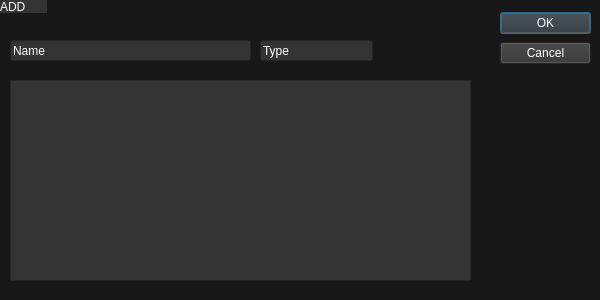
<?xml version="1.0" encoding="UTF-8"?>
<ui version="4.0">
 <class>Add</class>
 <widget class="QDialog" name="Add">
  <property name="geometry">
   <rect>
    <x>0</x>
    <y>0</y>
    <width>600</width>
    <height>300</height>
   </rect>
  </property>
  <property name="windowTitle">
   <string>Add</string>
  </property>
  <property name="styleSheet">
   <string notr="true">background-color: rgb(24, 24, 24);</string>
  </property>
  <widget class="QWidget" name="verticalLayoutWidget">
   <property name="geometry">
    <rect>
     <x>500</x>
     <y>10</y>
     <width>91</width>
     <height>58</height>
    </rect>
   </property>
   <layout class="QVBoxLayout" name="layout_Buttons">
    <item>
     <widget class="QPushButton" name="button_Ok">
      <property name="styleSheet">
       <string notr="true">font: 63 10pt &quot;Segoe UI Semibold&quot;;
background-color: rgb(52, 52, 52);
color: rgb(255, 255, 255);</string>
      </property>
      <property name="text">
       <string>OK</string>
      </property>
     </widget>
    </item>
    <item>
     <widget class="QPushButton" name="button_Cancel">
      <property name="styleSheet">
       <string notr="true">font: 63 10pt &quot;Segoe UI Semibold&quot;;
background-color: rgb(52, 52, 52);
color: rgb(255, 255, 255);</string>
      </property>
      <property name="text">
       <string>Cancel</string>
      </property>
     </widget>
    </item>
   </layout>
  </widget>
  <widget class="QLabel" name="label_Title">
   <property name="geometry">
    <rect>
     <x>0</x>
     <y>0</y>
     <width>47</width>
     <height>13</height>
    </rect>
   </property>
   <property name="styleSheet">
    <string notr="true">font: 63 11pt &quot;Segoe UI Semibold&quot;;
background-color: rgb(52, 52, 52);
color: rgb(255, 255, 255);</string>
   </property>
   <property name="text">
    <string>ADD</string>
   </property>
  </widget>
  <widget class="QLineEdit" name="lineEdit_Name">
   <property name="geometry">
    <rect>
     <x>10</x>
     <y>40</y>
     <width>241</width>
     <height>21</height>
    </rect>
   </property>
   <property name="styleSheet">
    <string notr="true">font: 63 11pt &quot;Segoe UI Semibold&quot;;
background-color: rgb(52, 52, 52);
color: rgb(255, 255, 255);</string>
   </property>
   <property name="text">
    <string>Name</string>
   </property>
  </widget>
  <widget class="QLineEdit" name="lineEdit_Type">
   <property name="geometry">
    <rect>
     <x>260</x>
     <y>40</y>
     <width>113</width>
     <height>21</height>
    </rect>
   </property>
   <property name="styleSheet">
    <string notr="true">font: 63 11pt &quot;Segoe UI Semibold&quot;;
background-color: rgb(52, 52, 52);
color: rgb(255, 255, 255);</string>
   </property>
   <property name="text">
    <string>Type</string>
   </property>
  </widget>
  <widget class="QTextEdit" name="textEdit_Description">
   <property name="geometry">
    <rect>
     <x>10</x>
     <y>80</y>
     <width>461</width>
     <height>201</height>
    </rect>
   </property>
   <property name="styleSheet">
    <string notr="true">font: 63 11pt &quot;Segoe UI Semibold&quot;;
background-color: rgb(52, 52, 52);
color: rgb(255, 255, 255);</string>
   </property>
  </widget>
 </widget>
 <resources/>
 <connections/>
</ui>
